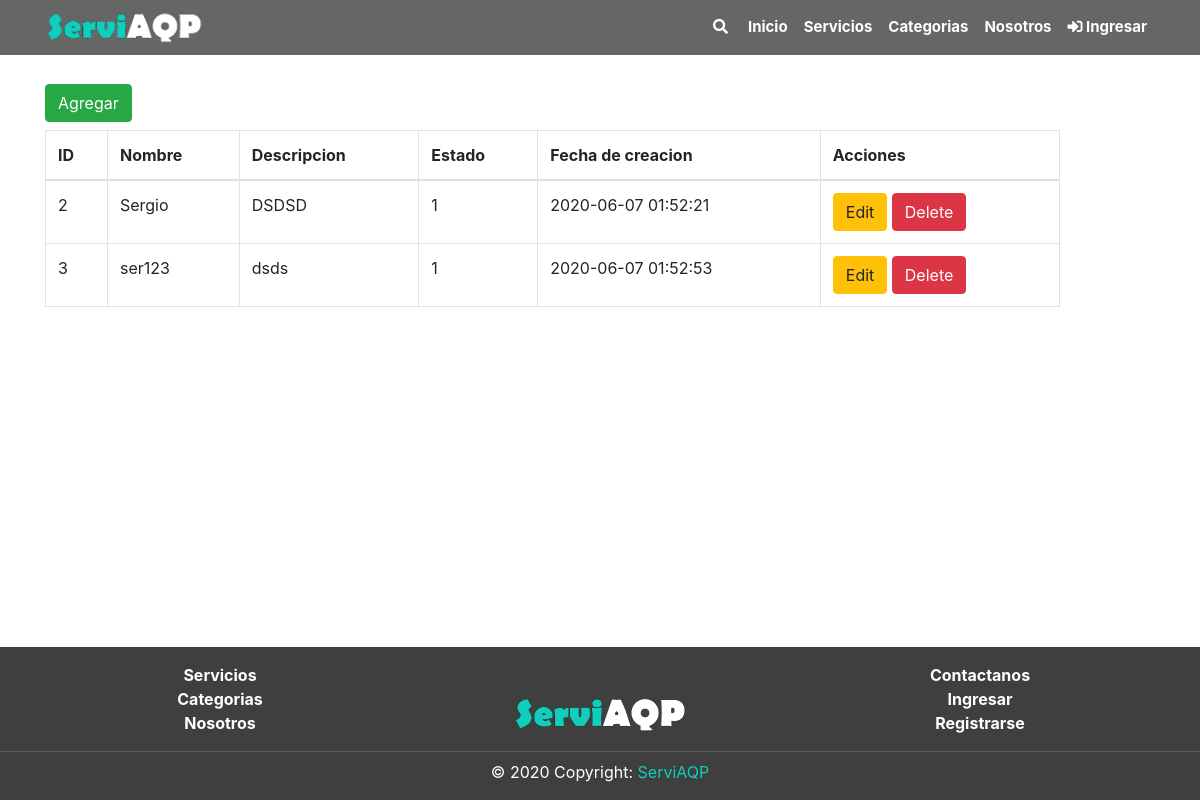
The page /rol/index.php on the database as committed earlier.
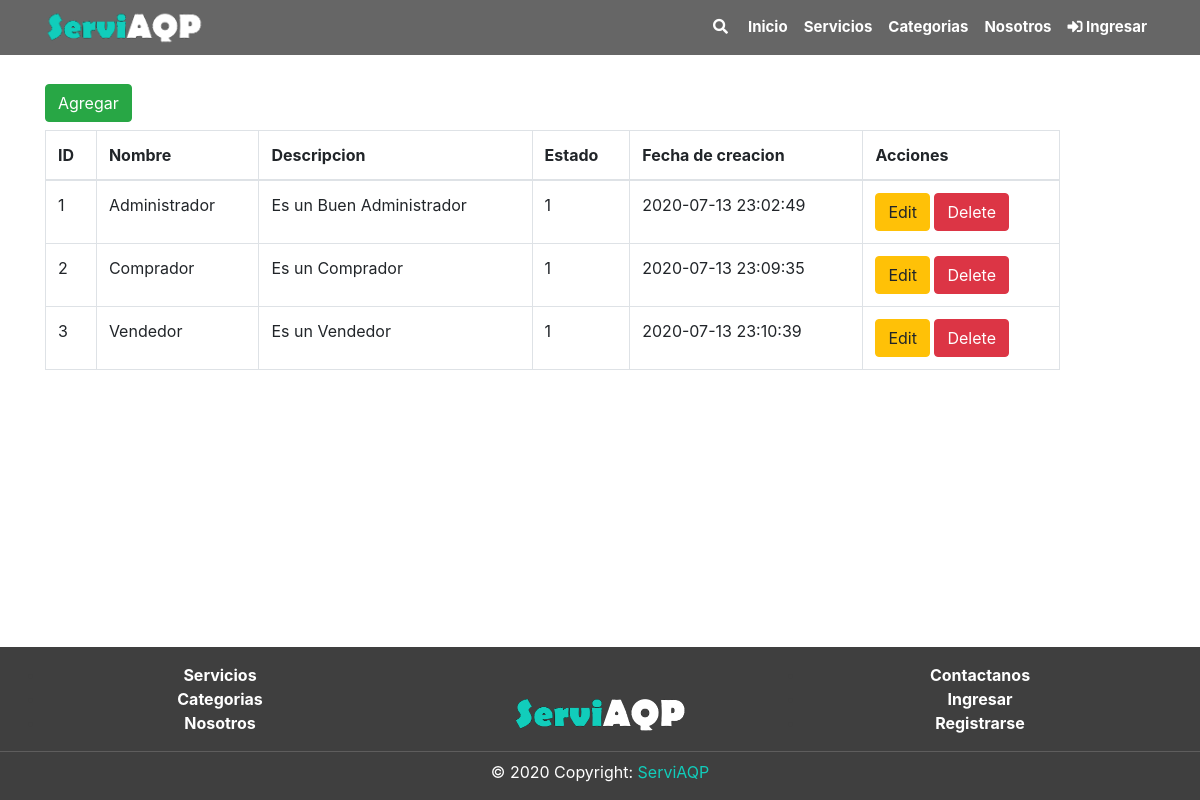
The same page on the database as committed later.
### tables this page shows
CREATE TABLE `rol` (
  `RolId` int(11) NOT NULL,
  `RolNom` varchar(50) NOT NULL,
  `RolDes` text NOT NULL,
  `RolEstReg` int(11) NOT NULL DEFAULT 1,
  `RolFecCre` timestamp NOT NULL DEFAULT current_timestamp()
);

### includes/global_variable.php (called while the page is built)
<?php
$dirEjec = "/ServiAQP";
?>

### includes/navbar.php (called while the page is built)
<?php
  	$inicio			=	false;
	$servicio		=	false;
	$categoria		=	false;
	$nosotros		=	false;
	$login			=	false;
?>

### rol/index.php (the view, shortened to what this page needs)
<?php
    include("../includes/navbar.php");
    include("../includes/header.php");
?>
<div class="section">
    <div class="container pt-4">
	<div class="row">
		<div class="col-md-2">
		<?php
			include("crud_rol/add.php");
		?>
		</div>
		<div class="col-md-11 pt-2">
			<table class='table table-bordered'>
				<thead>
					<th>ID</th>
					<th>Nombre</th>
					<th>Descripcion</th>
					<th>Estado</th>
					<th>Fecha de creacion</th>
					<th>Acciones</th>
				</thead>
				<tbody>
				<?php
				$query = "SELECT * FROM ROL";
				$resultProduct= mysqli_query($conn, $query);
				while($row= mysqli_fetch_array($resultProduct)){
				?>
					<tr>
						<td><?php echo $row['RolId']?></td>
						<td><?php echo $row['RolNom']?></td>
						<td><?php echo $row['RolDes']?></td>
						<td><?php echo $row['RolEstReg']?></td>
						<td><?php echo $row['RolFecCre']?></td>
						<td>
							<a href="crud_rol/edit.php?id=<?php echo $row['RolId']?>" class="btn btn-warning">
								Edit
							</a>
							<a href="crud_rol/delete.php?id=<?php echo $row['RolId']?>" class="btn btn-danger">
								Delete
							</a>
						</td>
					</tr>
				<?php } ?>
				</tbody>
			</table>
		</div>
	</div>
</div>
</div>
<?php
    include("../includes/footer.php");
?>

### includes/header.php (shortened to what this page needs)
<?php
include('global_variable.php');
include('data_base.php');
?>
<!DOCTYPE html>
<html lang="es">
<head>
	<link rel="stylesheet" type="text/css" href="<?= $dirEjec ?>/frontend/bootstrap-4.5.0-dist/css/bootstrap.min.css">
	<link rel="stylesheet" type="text/css" href="<?= $dirEjec ?>/frontend/css/style.css">
	<link rel="stylesheet" type="text/css" href="<?= $dirEjec ?>/frontend/fontawesome-free-5.13.1-web/css/all.min.css">
</head>
<body>
	<div class="container position-fixed fixed-top mt-5 pt-2" style="height: 0px;" aria-live="polite">
	</div>
	<nav id="pri" class="container-fluid navbar navbar-expand-lg navbar-light position-fixed fixed-top">
		<div class="container">
			<a class="ani_ico" href="<?= $dirEjec ?>/"><img src="<?= $dirEjec ?>/frontend/images/logo.png" height="35" alt="logo"></a>
			<div class="collapse navbar-collapse" id="navbarNav">
				<ul class="navbar-nav ml-auto">
					<form class="form-inline mr-0 mr-lg-1 mt-lg-0 mt-2 primero_buscar">
						<a class="nav-link menu_link " type="submit"><em class="fas fa-search"></em></a>
					</form>
					<li class="nav-item">
						<a class="nav-link menu_link <?php if ($inicio) { ?>select<?php } ?>" href="<?= $dirEjec ?>/"> Inicio</a>
					</li>
					<li class="nav-item dropdown disp_primero_servicios">
						<a class="nav-link menu_link<?php if ($servicio) { ?> select<?php } ?>" href="<?= $dirEjec ?>/servicios" style="color: white;" id="navbarDropdownMenuLink" aria-haspopup="true" aria-expanded="false">
							Servicios
						</a>
					</li>
					<li class="nav-item">
						<a class="nav-link menu_link<?php if ($categoria) { ?> select<?php } ?>" href="<?= $dirEjec ?>/categorias"> Categorias</a>
					</li>
					<li class="nav-item">
						<a class="nav-link menu_link<?php if ($nosotros) { ?> select<?php } ?>" href="<?= $dirEjec ?>/nosotros">Nosotros</a>
					</li>
					<?php if (!empty($user)) :
						$count_noti = 0;
						$sql_noti = "SELECT * FROM notificacion WHERE NotEst = 0 and NotUsuID = '" . $user['UsuID'] . "'";
						$result_noti = mysqli_query($conn, $sql_noti);
						$count_noti = mysqli_num_rows($result_noti);
					?>
						<li class="nav-item dropdown disp_primero_perfil">
							<a class="nav-link menu_link " style="color: white;" href="#" id="navbarDropdown" role="button" data-toggle="dropdown" aria-haspopup="true" aria-expanded="false">
								<em class="fas fa-user"></em> <?= $user['UsuCor'] ?><?= $user['UsuID'] ?>
							</a>
							<div class="dropdown-menu  dropdown-menu-right disp_segundo_perfil" aria-labelledby="navbarDropdown">
								<a class="dropdown-item" href="<?= $dirEjec ?>/Usuario/view?id=<?= $user['UsuID'] ?>">Ver perfil</a>
								<a class="dropdown-item" href="<?= $dirEjec ?>/Usuario/view?id=<?= $user['UsuID'] ?>">Favoritos</a>
								<a class="dropdown-item" href="<?= $dirEjec ?>/Usuario/view?id=<?= $user['UsuID'] ?>&opcion=1">Notificaciones</a>
								<a class="dropdown-item" href="<?= $dirEjec ?>/Autenticacion/logout.php"><em class="fas fa-sign-out-alt"></em> Salir</a>
							</div>
						</li>
						<li class="nav-item dropdown disp_primero_notificaciones">
							<a class="nav-link menu_link" onclick='myFunction()' style="color: white;" href="#" id="navbarDropdownMenuLink" data-toggle="dropdown" aria-haspopup="true" aria-expanded="false">
								<em class="fas fa-bell rot_bell rot_bell2"></em> <span class="num_noti" style="position: absolute; font-size: 10px; top:3px"><?= $count_noti ?></span>
							</a>
							<div class="dropdown-menu dropdown-menu-right disp_segundo_notificaciones" aria-labelledby="navbarDropdownMenuLink">
								<div class="noti_contenido">
								</div>
								<div align='center' class="pt-0 mb-0">
									<a style="font-size: 13px;" href="<?= $dirEjec ?>/Usuario/view?id=<?= $user['UsuID'] ?>&opcion=1">Ver todas</a>
								</div>
							</div>
						</li>
						<?php
						if ($user['UsuRolID'] == 1) {
						?>
							<li class="nav-item dropdown disp_primero_configuracion">
								<a class="nav-link menu_link" style="color: white;" href="#" id="navbarDropdown" role="button" data-toggle="dropdown" aria-haspopup="true" aria-expanded="false">
									<div class=""><em class="fas fa-cog cog_rot"></em></div>
								</a>
								<div class="dropdown-menu  dropdown-menu-right disp_segundo_configuracion " aria-labelledby="navbarDropdown">
									<a class="dropdown-item" href="<?= $dirEjec ?>/Acceso">Accesos</a>
									<a class="dropdown-item" href="<?= $dirEjec ?>/Categoria/tabla.php">Categorias</a>
									<a class="dropdown-item" href="<?= $dirEjec ?>/Producto/tabla.php">Servicios</a>
									<a class="dropdown-item" href="<?= $dirEjec ?>/Recurso">Recursos</a>
									<a class="dropdown-item" href="<?= $dirEjec ?>/Rol">Roles</a>
									<a class="dropdown-item" href="<?= $dirEjec ?>/Usuario">Usuarios</a>
								</div>
							</li>
						<?php  }  ?>
					<?php else :  ?>
						<li class="nav-item menu_link">
							<a class="nav-link menu_link<?php if ($login) { ?> select<?php } ?>" href="<?= $dirEjec ?>/autenticacion/Login"><em class="fas fa-sign-in-alt "></em> Ingresar</a>
						</li>
					<?php endif; ?>
				</ul>
			</div>
		</div>
	</nav>

### rol/crud_rol/add.php (shortened to what this page needs)
<button type="button" class="btn btn-success" data-toggle="modal" data-target="#exampleModal" data-whatever="@mdo">Agregar</button>

### includes/footer.php (shortened to what this page needs)
<?php
include('global_variable.php');
?>
<footer class="footer-area footer" id="sticky-footer">
    <div class="container">
        <div class="row">
            <div class="col-4 pt-3" align="center">
                <ul class="lista-footer">
                    <li><b><a class="item-footer" href="<?php echo $dirEjec ?>/Intercambio">Servicios</a></b></li>
                    <li><b><a class="item-footer" href="<?php echo $dirEjec ?>/Categoria">Categorias</a></b></li>
                    <li><b><a class="item-footer" href="<?php echo $dirEjec ?>/Nosotros">Nosotros</a></b></li>
                </ul>
            </div>
            <div class="col-4 pt-5">
                <div align="center">
                    <img src="<?php echo $dirEjec ?>/frontend/images/logo.png" alt="logo de S4P" style="height: 50%;width: 50%;">
                </div>
            </div>
            <div class="col-4 pt-3" align="center">
                <ul class="lista-footer">
                    <li><b><a class="item-footer" href="<?php echo $dirEjec ?>/Contactanos">Contactanos</a></b></li>
                    <li><b><a class="item-footer" href="<?php echo $dirEjec ?>/Autenticacion/Login">Ingresar</a></b></li>
                    <li><b><a class="item-footer" href="<?php echo $dirEjec ?>/Autenticacion/Singup">Registrarse</a></b></li>
                </ul>
            </div>
        </div>
    </div>
    <hr class="mt-0 mb-2 hr-background">
    <div class=" text-center pb-3 item-footer">© 2020 Copyright:
        <a href="/"> ServiAQP</a>
    </div>
</footer>
</body>
</html>

### frontend/css/style.css (style rules this page uses)
:root { --color-principal: #11cdbb; --fondo-principal: white; --color-principal-hover: rgb(24, 170, 155); --color-footer: rgb(63, 63, 63); }
* { margin: 0; padding: 0; -webkit-box-sizing: border-box; -moz-box-sizing: border-box; box-sizing: border-box; }
html { position: relative; min-height: 100%; background-color: var(--fondo-principal); }
body { margin-bottom: 190px; background-color: var(--fondo-principal); }
div.section { background-color: var(--fondo-principal); margin-top: 60px; }
a { color: var(--color-principal); }
.footer { position: absolute; bottom: 0; width: 100%; background-color: var(--color-footer); }
.lista-footer { color: var(--color-footer); }
.item-footer { color: white; }
.hr-background { background-color: rgb(105, 104, 104); }
.ani_ico { transition: 0.5s; }
.navbar { background: rgba(0, 0, 0, 0.6); }
.navbar-light .navbar-nav .nav-link { color: white; }
a.menu_link:after { position: absolute; bottom: 11px; left: 0px; width: 100%; height: 2px; background-color: var(--color-principal); content: ""; opacity: 0; transition: opacity 0.3s ease 0s, transform 0.3s ease 0s; transform: translateY(10px); }
a.menu_link { position: relative; font-weight: bold; font-size: 15px; transition: 0.5s; }

Rows that differ between the two databases and show on the page:
added rol: RolId "1", RolNom "Administrador", RolDes "Es un Buen Administrador", RolEstReg "1", RolFecCre "2020-07-13 23:02:49"
changed rol id 2: RolNom "Sergio" → "Comprador"; RolDes "DSDSD" → "Es un Comprador"; RolFecCre "2020-06-07 01:52:21" → "2020-07-13 23:09:35"
changed rol id 3: RolNom "ser123" → "Vendedor"; RolDes "dsds" → "Es un Vendedor"; RolFecCre "2020-06-07 01:52:53" → "2020-07-13 23:10:39"
